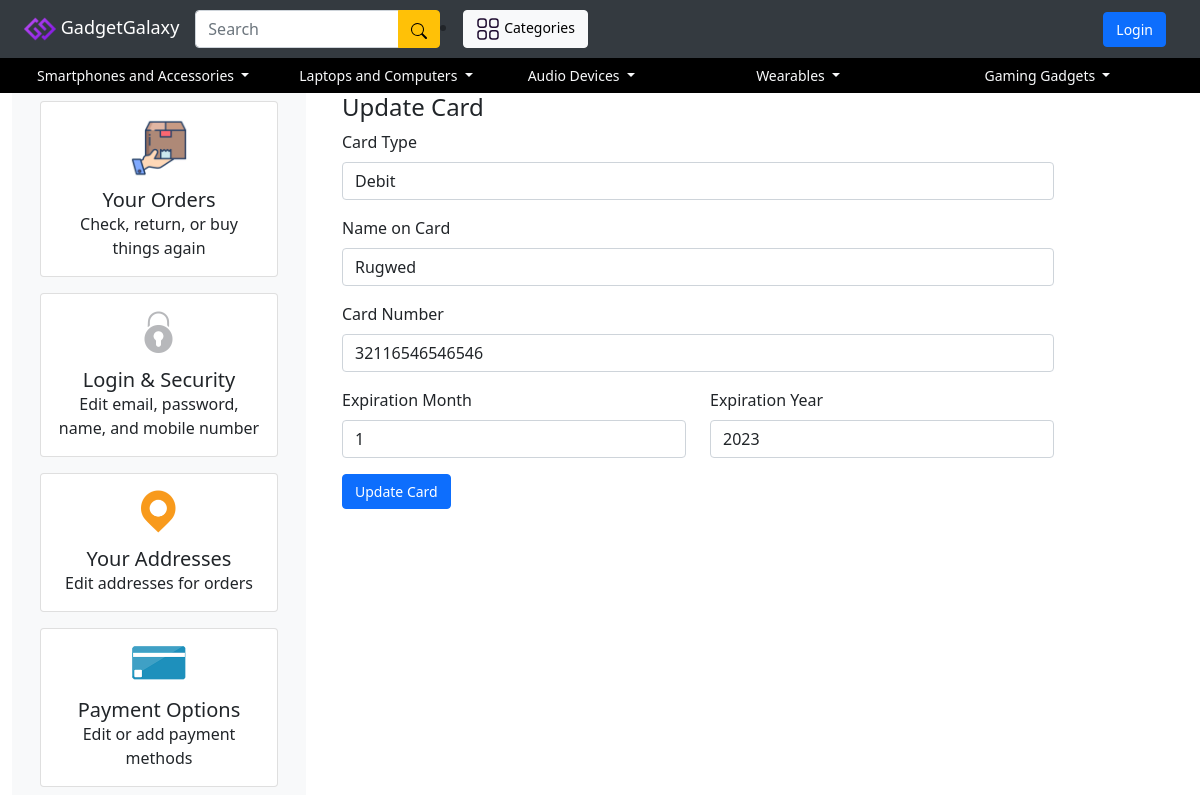
/transactions/update-card/1/, run on the app's committed database.
### ecommerce_project_transactions/models.py (models this page shows, shortened)
class Card(models.Model):
    cardtype = models.CharField(max_length=50)
    name_on_card = models.CharField(max_length=255)
    card_number = models.CharField(max_length=16)
    exp_month = models.PositiveIntegerField()
    exp_year = models.PositiveIntegerField()

### ecommerce_project_transactions/views.py (the view, shortened to what this page needs)
# urls.py: path('update-card/<int:card_id>/', views.update_card, name='update_card'),
def update_card(request, card_id):
    card = get_object_or_404(Card, id=card_id)
    return render(request, 'transactions/update_card.html', {'card': card})

### ecommerce_project_transactions/context_processors.py (called while the page is built)
def liked_cart_count(request):
    liked_items_count = 0
    cart_items_count = 0
    ordered_items_count = 0
    if request.user.is_authenticated and hasattr(request.user, 'profile'):
        liked_items_count = LikedItem.objects.filter(profile=request.user.profile).count()
        cart_items_count = CartItem.objects.filter(profile=request.user.profile).count()
        ordered_items_count= OrderedItem.objects.filter(profile=request.user.profile).count()
    return {
        'liked_items_count': liked_items_count,
        'cart_items_count': cart_items_count,
        'ordered_items_count': ordered_items_count,
    }

### templates/transactions/update_card.html (shortened to what this page needs)
{% extends 'accounts/profile.html' %}
{% block profile %}
  <div class="container">
    <h2>Update Card</h2>
    <form method="post" action="{% url 'transactions:update_card' card.id %}">
      <div class="mb-3">
        <label for="cardtype" class="form-label">Card Type</label>
        <input type="text" class="form-control" id="cardtype" name="cardtype" value="{{ card.cardtype }}" required>
      </div>
      <div class="mb-3">
        <label for="name_on_card" class="form-label">Name on Card</label>
        <input type="text" class="form-control" id="name_on_card" name="name_on_card" value="{{ card.name_on_card }}" required>
      </div>
      <div class="mb-3">
        <label for="card_number" class="form-label">Card Number</label>
        <input type="text" class="form-control" id="card_number" name="card_number" value="{{ card.card_number }}" required>
      </div>
      <div class="row">
        <div class="col-md-6 mb-3">
          <label for="exp_month" class="form-label">Expiration Month</label>
          <input type="number" class="form-control" id="exp_month" name="exp_month" value="{{ card.exp_month }}" min="1" max="12" required>
        </div>
        <div class="col-md-6 mb-3">
          <label for="exp_year" class="form-label">Expiration Year</label>
          <input type="number" class="form-control" id="exp_year" name="exp_year" value="{{ card.exp_year }}" min="{% now 'Y' %}" required>
        </div>
      </div>
      <button type="submit" class="btn btn-primary">Update Card</button>
    </form>
  </div>
{% endblock %}

### templates/base/base.html (style rules this page uses)
body { font-size: 16px; }
h1, h2, h3, h4, h5, h6 { font-size: 1.5em; }
.btn { font-size: 0.875em; }
label { font-size: 1em; }
input, select, textarea { font-size: 1em; }

### data on the page
Card: cardtype "Debit", name_on_card "Rugwed", card_number "32116546546546", exp_month "1", exp_year "2023"
